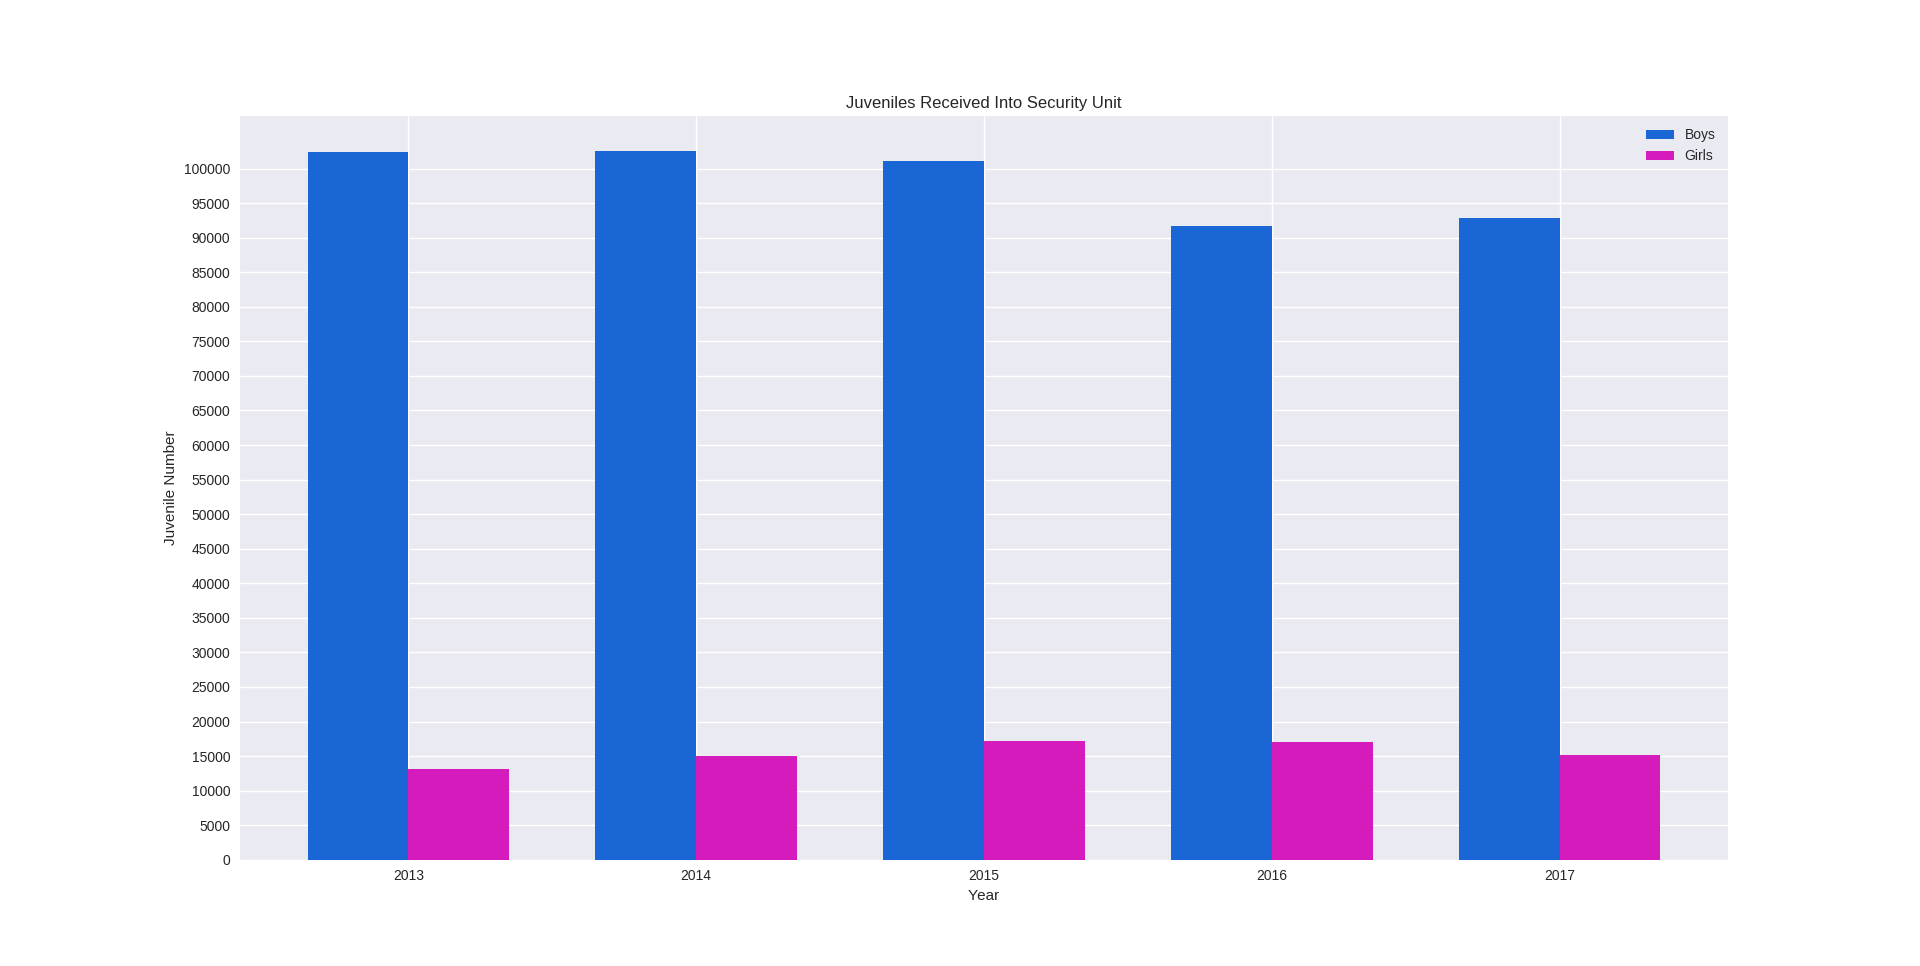

Python code for this plot:
"""
		
TurkStat, Juveniles Received Into Security Unit, 2017	
Number of juveniles received into security units because of offence  					

"""
import matplotlib.pyplot as plt
import numpy as np
from matplotlib import style


style.use('seaborn')
year,total,boy,girl = np.loadtxt('juveniles.csv',unpack=True,delimiter = ',')


indexX = np.arange(len(year)) 
width = 0.35       
plt.bar(indexX, boy, width, color='#1B66D5',label='Boys')
plt.bar(indexX + width, girl, width,color='#D51BBC',label='Girls')



indexY=np.arange(21)
plt.yticks(indexY*5000)
plt.xticks(indexX + width / 2, ('2013', '2014', '2015', '2016', '2017'))
plt.legend(loc='best')


plt.ylabel('Juvenile Number')
plt.xlabel('Year')
plt.title('Juveniles Received Into Security Unit')

plt.show()
